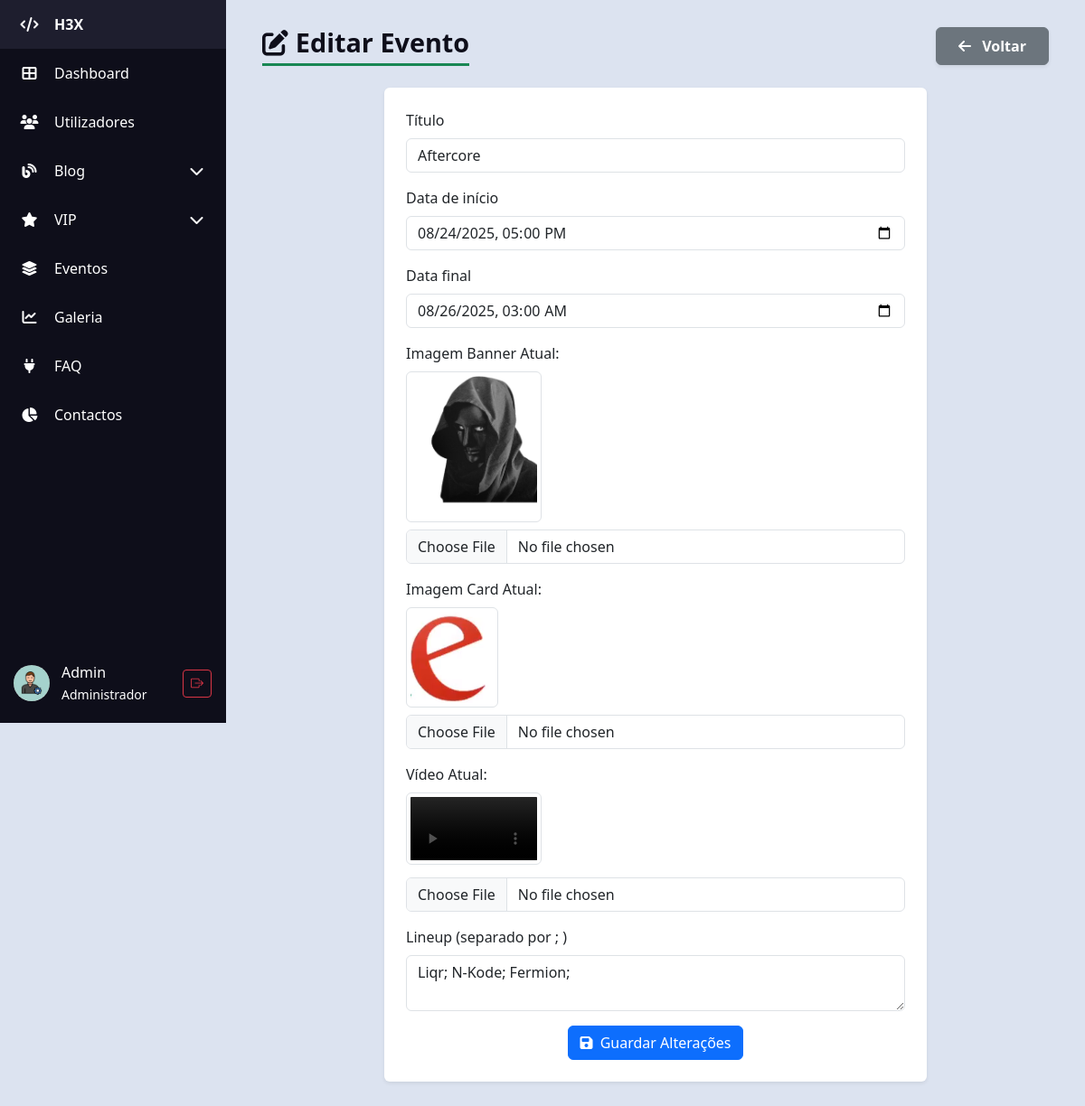
Screenshot of /H3X/admin/admin_eventos_edit.php?id=11 (signed in) with the database file from the repository.
### tables this page shows
CREATE TABLE IF NOT EXISTS `eventos` (
  `id` int NOT NULL AUTO_INCREMENT,
  `titulo` varchar(255) DEFAULT NULL,
  `data_inicio` datetime DEFAULT NULL,
  `data_fim` datetime DEFAULT NULL,
  `imagem_banner` varchar(255) DEFAULT NULL,
  `video_banner` varchar(255) DEFAULT NULL,
  `imagem_card` varchar(255) DEFAULT NULL,
  `lineup` text,
  `aprovado` tinyint(1) DEFAULT '0',
  PRIMARY KEY (`id`)
);

### H3X/admin/admin_eventos_edit.php (the view, shortened to what this page needs)
<?php
require_once "../db_config.php";
$id = (int) $_GET["id"];
$sql = "SELECT * FROM eventos WHERE id = $id";
$result = $conn->query($sql);
$evento = $result->fetch_assoc();
require 'partials/header.php';
?>
<body>
    <div class="d-flex">
        <?php require 'partials/sidebar.php'; ?>
        <div class="content">
            <div class="d-flex justify-content-between align-items-center mb-4">
                <h1 class="table-title m-0"><i class="fas fa-edit me-2"></i>Editar Evento</h1>
                <a href="admin_eventos.php" class="btn btn-secondary shadow-sm px-4 py-2 fw-semibold">
                    <i class="fas fa-arrow-left me-2"></i> Voltar
                </a>
            </div>
            <div class="container mt-4">
                <div class="d-flex justify-content-center">
                    <form method="POST" enctype="multipart/form-data" class="bg-white p-4 rounded shadow-sm w-100" style="max-width:600px;">
                        <div class="mb-3">
                            <label for="titulo" class="form-label">Título</label>
                            <input type="text" class="form-control" id="titulo" name="titulo" required maxlength="100"
                                value="<?= htmlspecialchars($evento["titulo"]) ?>">
                        </div>
                        <div class="mb-3">
                            <label for="datainic" class="form-label">Data de início</label>
                            <input type="datetime-local" class="form-control" id="datainic" name="datainic"
                                value="<?= date('Y-m-d\TH:i', strtotime($evento["data_inicio"])) ?>" required>
                        </div>
                        <div class="mb-3">
                            <label for="datafin" class="form-label">Data final</label>
                            <input type="datetime-local" class="form-control" id="datafin" name="datafin"
                                value="<?= date('Y-m-d\TH:i', strtotime($evento["data_fim"])) ?>" required>
                        </div>
                        <div class="mb-3">
                            <label class="form-label d-block">Imagem Banner Atual:</label>
                            <img src="../uploads/Eventos/<?= $evento["imagem_banner"] ?>" class="img-thumbnail mb-2" style="max-width: 150px;">
                            <input type="file" class="form-control" id="imgfile" name="imgfile" accept="image/*">
                        </div>
                        <div class="mb-3">
                            <label class="form-label d-block">Imagem Card Atual:</label>
                            <img src="../uploads/Eventos/<?= $evento["imagem_card"] ?>" class="img-thumbnail mb-2" style="max-width: 150px;">
                            <input type="file" class="form-control" id="imgfile2" name="imgfile2" accept="image/*">
                        </div>
                        <div class="mb-3">
                            <label class="form-label d-block">Vídeo Atual:</label>
                            <video src="../uploads/Eventos/<?= $evento["video_banner"] ?>" class="img-thumbnail mb-2" style="max-width: 150px;" controls></video>
                            <input type="file" class="form-control" id="imgfile3" name="imgfile3" accept="video/*">
                        </div>
                        <div class="mb-3">
                            <label for="lineup" class="form-label">Lineup (separado por ; )</label>
                            <textarea class="form-control" id="lineup" name="lineup" rows="2" maxlength="200"><?= htmlspecialchars($evento["lineup"]) ?></textarea>
                        </div>
                        <div class="text-center">
                            <button type="submit" class="btn btn-primary">
                                <i class="fas fa-save me-1"></i> Guardar Alterações
                            </button>
                        </div>
                    </form>
                </div>
            </div>
            <?php require 'partials/footer.php'; ?>
</body>
</html>

### H3X/admin/css/style.css (style rules this page uses)
body { background-color: #dce3f0; margin: 0; font-family: "Segoe UI", sans-serif; }
.content { margin-left: 80px; padding: 30px 40px; flex: 1; transition: margin-left 0.3s ease; }
h1.table-title { color: #0e0e1a; margin-bottom: 20px; font-weight: 700; border-bottom: 3px solid #198754; display: inline-block; padding-bottom: 5px; font-size: 1.8rem; }

### rows the page displays
eventos: titulo "Aftercore", datainic "08/24/2025 17:00", datafin "08/26/2025 03:00", imagem_banner (picture), imagem_card (picture), lineup "Liqr; N-Kode; Fermion;"

### other values shown
$nomeUtilizador "Admin"
$tipoLabel "Administrador"
